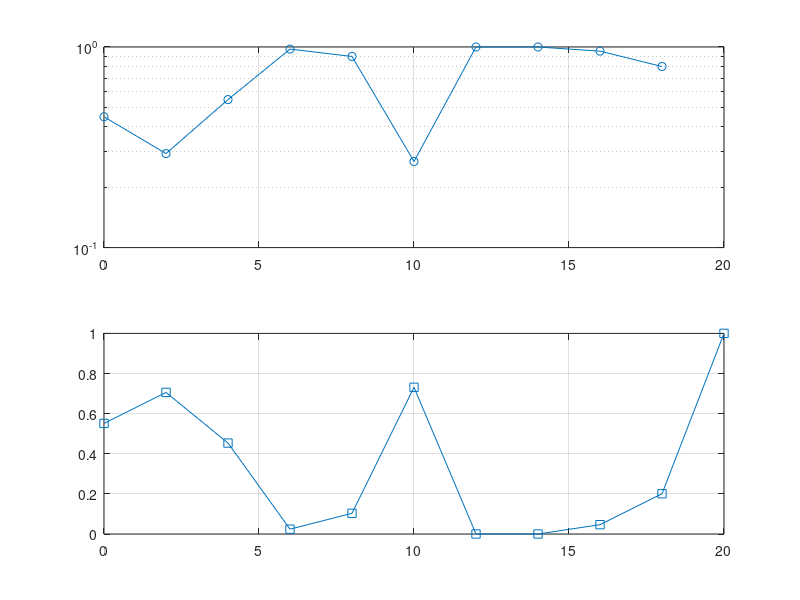

Here is the MATLAB script that generated this plot:
clc; clear; close all;
SNR_dB=0:2:20; SNR=10.^(SNR_dB/10);
Nt=2; Nr=2; BER=zeros(size(SNR));
for i=1:length(SNR)
bits=randi([0 1],10000,1); sym=2*bits-1;
H=(randn(Nr,Nt)+1j*randn(Nr,Nt))/sqrt(2);
noise=(randn(Nr,10000)+1j*randn(Nr,10000))/sqrt(2*SNR(i));
tx=H(1,1)*sym'+noise(1,:); rx=real(tx)>0;
BER(i)=mean(rx'~=bits); end
subplot(2,1,1); semilogy(SNR_dB,BER,'-o'); grid on
subplot(2,1,2); plot(SNR_dB,1-BER,'-s'); grid on
